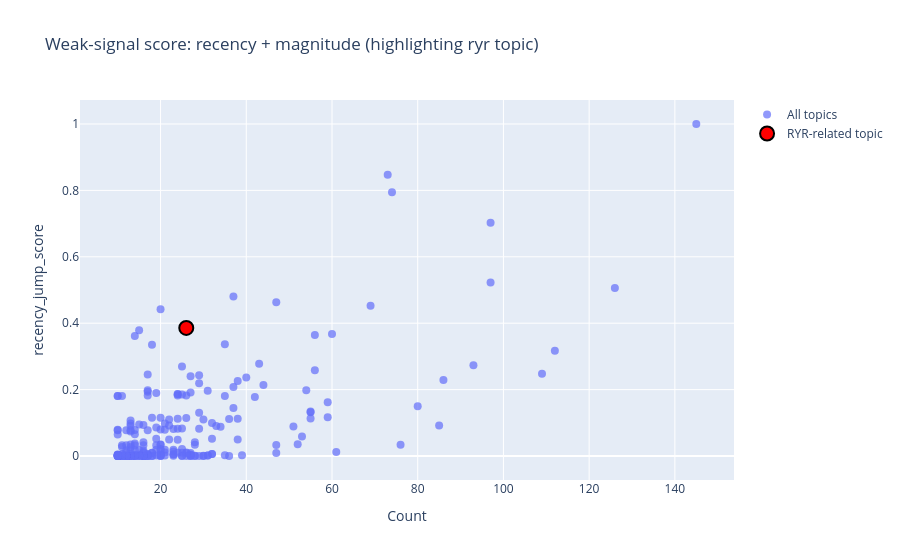

The code cell stored with this chart in its notebook:
### Markdown cell above
## 10. Visualize Topics & Highlight ryr

### Code cell
import plotly.graph_objects as go
import re

# --- Boolean mask: Representation contains the token "ryr" ---
mask_ryr = df_plot_jump["Representation"].apply(
    lambda lst: any(re.fullmatch(r"ryr", str(x).lower()) for x in lst)
)

df_main = df_plot_jump[~mask_ryr]
df_highlight = df_plot_jump[mask_ryr]

fig = go.Figure()

# --- Base layer: all topics ---
fig.add_trace(
    go.Scatter(
        x=df_main["Count"],
        y=df_main["recency_jump_score"],
        mode="markers",
        marker=dict(size=8, opacity=0.7),
        text=df_main["Name"],
        hovertext=df_main["Representation"].astype(str),
        name="All topics",
    )
)

# --- Highlighted: topics containing the exact token "ryr" ---
fig.add_trace(
    go.Scatter(
        x=df_highlight["Count"],
        y=df_highlight["recency_jump_score"],
        mode="markers",
        marker=dict(
            size=14,
            color="red",
            line=dict(width=2, color="black")
        ),
        text=df_highlight["Name"],
        hovertext=df_highlight["Representation"].astype(str),
        name="RYR-related topic",
    )
)

# Axis + layout
fig.update_xaxes(title_text="Count")
fig.update_yaxes(title_text="recency_jump_score")

fig.update_layout(
    title="Weak-signal score: recency + magnitude (highlighting ryr topic)"
)

fig.show()

### Figure 1 — Plotly figure (JSON) as saved in the notebook; plotly's stock layout.template omitted (floating-point values rounded to 4 significant figures; data arrays with more than 128 entries replaced by an {"elided": "..."} marker saying what was removed)
{"data": [{"hovertext": {"elided": "226 str values"}, "marker": {"opacity": 0.7, "size": 8}, "mode": "markers", "name": "All topics", "text": {"elided": "226 str values"}, "type": "scatter", "x": {"elided": "226 int values"}, "y": {"elided": "226 float values"}}, {"hovertext": ["['rice', 'red', 'yeast', 'lovastatin', 'citrinin', 'ryr', 'monacolin', 'monacolins', 'fermented', 'bsm']"], "marker": {"color": "red", "line": {"color": "black", "width": 2}, "size": 14}, "mode": "markers", "name": "RYR-related topic", "text": ["79_rice_red_yeast_lovastatin"], "type": "scatter", "x": [26], "y": [0.3858]}], "layout": {"title": {"text": "Weak-signal score: recency + magnitude (highlighting ryr topic)"}, "xaxis": {"title": {"text": "Count"}}, "yaxis": {"title": {"text": "recency_jump_score"}}}}
